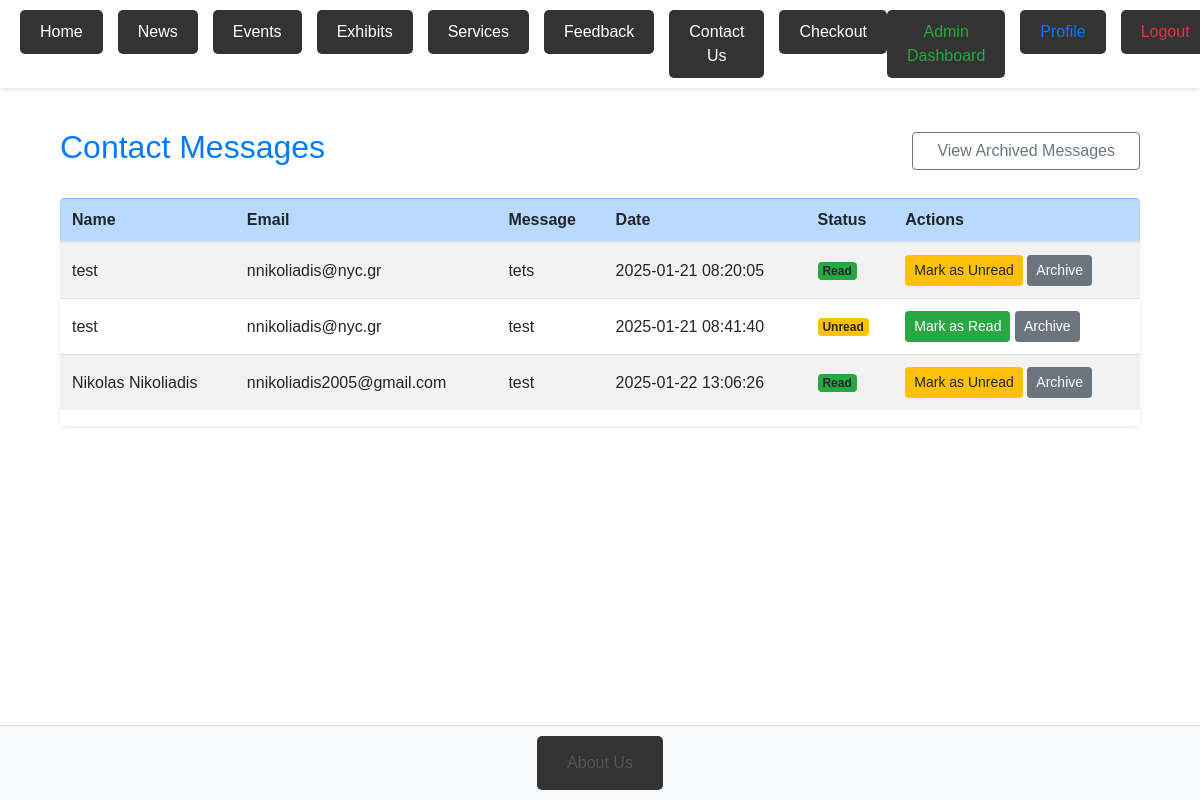
The app's page /admin/messages (signed in), older data.
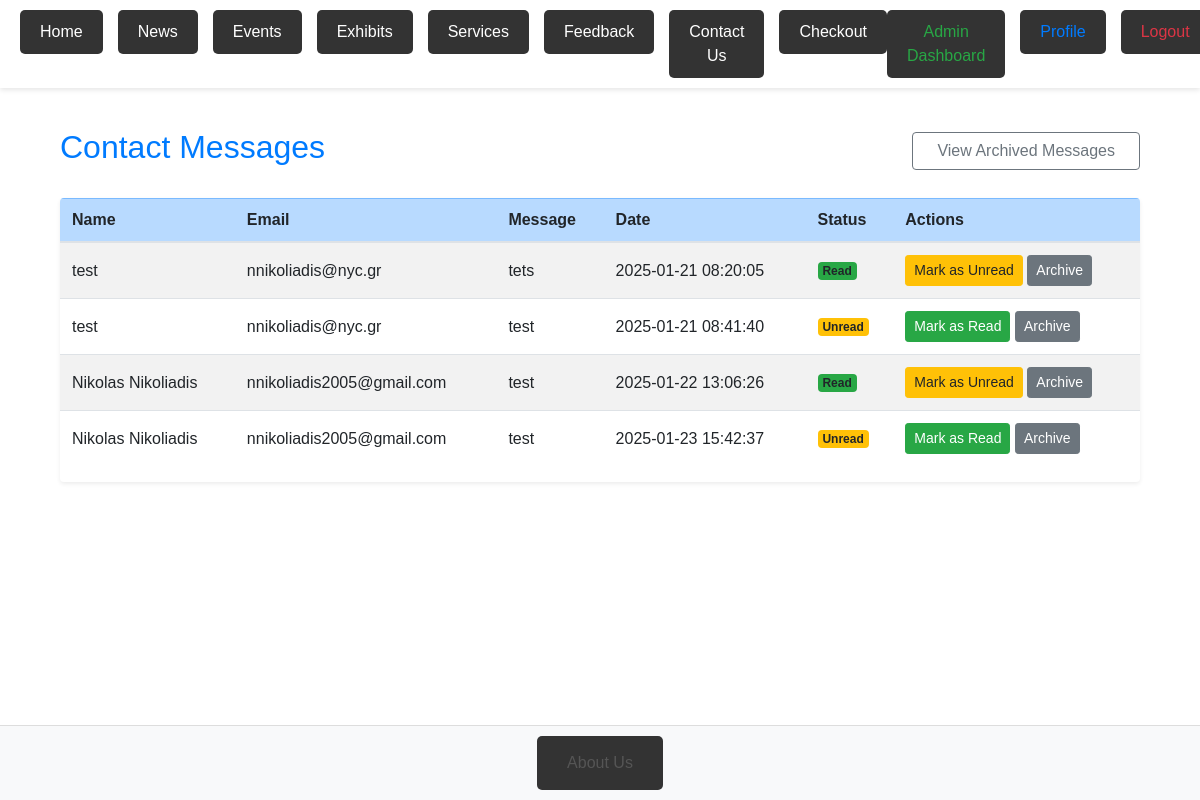
The same page, newer data.
### server.py (models this page shows)
class ContactMessage(db.Model):
    id = db.Column(db.Integer, primary_key=True)
    name = db.Column(db.String(100), nullable=False)
    email = db.Column(db.String(120), nullable=False)
    message = db.Column(db.Text, nullable=False)
    created_at = db.Column(db.DateTime, default=db.func.current_timestamp())
    status = db.Column(db.String(20), default='unread')

### server.py (the view, shortened to what this page needs)
@app.route('/admin/messages', methods=['GET', 'POST'])
@login_required
@admin_required
def view_messages():
    show_archived = request.args.get('archived', 'false').lower() == 'true'
    if show_archived:
        messages = ContactMessage.query.filter_by(status='archived').all()
    else:
        messages = ContactMessage.query.filter(ContactMessage.status != 'archived').all()
    return render_template('view_messages.html', messages=messages, show_archived=show_archived)

### server.py (called while the page is built)
def admin_required(f):
    @wraps(f)
    def decorated_function(*args, **kwargs):
        if not current_user.is_authenticated or not current_user.is_admin:
            abort(403)
        return f(*args, **kwargs)
    return decorated_function

@login_manager.user_loader
def load_user(user_id):
    return db.session.get(User, int(user_id))

### templates/view_messages.html (shortened to what this page needs)
{% extends "base.html" %}
{% block content %}
<div class="container mt-5">
    <div class="d-flex justify-content-between align-items-center mb-4">
        <h2 class="fw-bold text-{{ 'secondary' if show_archived else 'primary' }}">
            {{ 'Archived Messages' if show_archived else 'Contact Messages' }}
        </h2>
        <a href="{{ url_for('view_messages', archived=not show_archived) }}"
           class="btn btn-outline-{{ 'primary' if show_archived else 'secondary' }} px-4">
            {{ 'View Active Messages' if show_archived else 'View Archived Messages' }}
        </a>
    </div>
    {% if messages %}
    <div class="table-responsive shadow-sm rounded">
        <table class="table table-striped table-hover align-middle">
            <thead class="table-{{ 'secondary' if show_archived else 'primary' }}">
                <tr>
                    <th>Name</th>
                    <th>Email</th>
                    <th>Message</th>
                    <th>Date</th>
                    <th>Status</th>
                    {% if not show_archived %}
                    <th>Actions</th>
                    {% endif %}
                </tr>
            </thead>
            <tbody>
                {% for message in messages %}
                <tr>
                    <td>{{ message.name or "N/A" }}</td>
                    <td>{{ message.email or "N/A" }}</td>
                    <td>{{ message.message or "N/A" }}</td>
                    <td>{{ message.created_at.strftime('%Y-%m-%d %H:%M:%S') if message.created_at else 'N/A' }}</td>
                    <td>
                        <span class="badge bg-{{ 'success' if message.status == 'read' else 'warning' }}">
                            {{ message.status.capitalize() }}
                        </span>
                    </td>
                    {% if not show_archived %}
                    <td>
                        {% if message.status != 'read' %}
                        <form method="POST" style="display: inline;">
                            <button type="submit" name="action" value="mark_read"
                                    class="btn btn-success btn-sm me-1">
                                Mark as Read
                            </button>
                        </form>
                        {% else %}
                        <form method="POST" style="display: inline;">
                            <button type="submit" name="action" value="mark_unread"
                                    class="btn btn-warning btn-sm">
                                Mark as Unread
                            </button>
                        </form>
                        {% endif %}
                        <form method="POST" style="display: inline;">
                            <button type="submit" name="action" value="archive"
                                    class="btn btn-secondary btn-sm">
                                Archive
                            </button>
                        </form>
                    </td>
                    {% endif %}
                </tr>
                {% endfor %}
            </tbody>
        </table>
    </div>
    {% else %}
    <div class="alert alert-info text-center">
        No {{ 'archived' if show_archived else 'active' }} messages available.
    </div>
    {% endif %}
</div>
{% endblock %}

Row changes from the older to the newer data that the page shows:
added ContactMessage: name "Nikolas Nikoliadis", email "nnikoliadis2005@gmail.com", message "test", created_at "2025-01-23 15:42:37", status "Unread"
